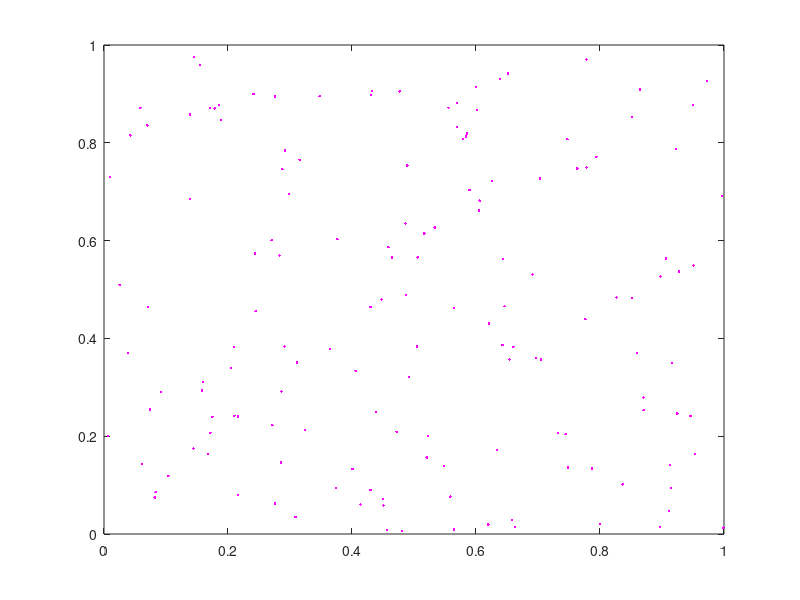

Recreate this plot in MATLAB.
coherence = 1; %values from 0-1
%coherence = 0.5; 
aperture_diameter = 15; %degrees visual angle, given monWidth = 40cm and Viewing Distance from monitor = 53cm
velocity = 50; %degrees per second
motion_direction = 180; %0=right, 180=left, 90=up, 270=down
maxdotsperframe = 50; % by trial and error.  Depends on graphics card
%maxdotsperframe = 400; 
%stim_duration = 0.834; %in seconds
stim_duration = 1; %in seconds  %GCD: shortened to reduce # frames
n_trials = 5;
iti = 1.2 ;%in seconds

load('variables_for_greg_testing.mat');
dotInfo.apXYD = [0 90 aperture_diameter*10];
dotInfo.speed = velocity*10;
dotInfo.dir = motion_direction;
dotInfo.maxDotsPerFrame = maxdotsperframe;
dotInfo.maxDotTime = stim_duration;
  %(dont ask me why we have 3 separate coherence variables in the structure,i have no idea just havent gotten around to fixing)
dotInfo.coherences = coherence;
dotInfo.cohSet = coherence;
dotInfo.coh = coherence;
iti_time_frames = round(iti/ifi); 

%ifi = Screen('GetFlipInterval', curWindow);
%refresh_rate = 1/ifi; 


    % Seed the random number generator
    rseed = sum(100*clock);
    rng(rseed,'v5uniform');
        

    coh = dotInfo.coh;
    apD = dotInfo.apXYD(:,3); % diameter of aperture
    center = repmat([xCenter yCenter],size(dotInfo.apXYD(:,1)));

    center = [center(:,1) + dotInfo.apXYD(:,1)/10*(ExpInfo.ppd) center(:,2) - ...
    dotInfo.apXYD(:,2)/10*ExpInfo.ppd]; % where you want the center of the aperture

    center(:,3) = dotInfo.apXYD(:,3)/2/10*ExpInfo.ppd; % add diameter
    d_ppd = floor(apD/10 * ExpInfo.ppd);	% size of aperture in pixels
    dotSize = dotInfo.dotSize; 
    
    ndots = min(dotInfo.maxDotsPerFrame,ceil(16.7 * apD .* apD * 0.01 / refresh_rate));
    
        
% Don't worry about pre-allocating, the number of dot fields should never be 
% large enough to cause memory problems.
for df = 1 : dotInfo.numDotField
    % dxdy is an N x 2 matrix that gives jumpsize in units on 0..1
    %   deg/sec * ap-unit/deg * sec/jump = ap-unit/jump
    dxdy{df} = repmat((dotInfo.speed(df)/10) * (10/apD(df)) * ...
        (3/refresh_rate) * [cos(pi*dotInfo.dir(df)/180.0), ...
        -sin(pi*dotInfo.dir(df)/180.0)], ndots(df),1);    
    ss{df} = rand(ndots(df)*3, 2); % array of dot positions raw [x,y]
    % Divide dots into three sets
    Ls{df} = cumsum(ones(ndots(df),3)) + repmat([0 ndots(df) ndots(df)*2], ... 
        ndots(df), 1);
    loopi(df) = 1; % loops through the three sets of dots
end

%figure;
%plot(ss{1}(:,1),ss{1}(:,2), 'k.');
%GCD: note, the dots look random here

% Loop length is determined by the field "dotInfo.maxDotTime". If none is given, 
% loop until "continue_show=0" is set by other means (eg. user response), 
% otherwise loop until dotInfo.maxDotTime. Always one video frame per loop.

if ~isfield(dotInfo,'maxDotTime') || (isempty(dotInfo.maxDotTime) && ndots>0)
    continue_show = -1;
elseif ndots > 0
    continue_show = round(dotInfo.maxDotTime*refresh_rate);
else
    continue_show = 0;
end

dontclear = 0; % 0 for clear drawing, 1 for incremental drawing (does not clear buffer after flip)

% The main loop
frames = 0;
figure;
figure('visible', 'off')
r = round(ExpInfo.fixpoint_size_pix/2); 


% How dots are presented: 1st group of dots are shown in the first frame, a 2nd 
% group are shown in the second frame, a 3rd group shown in the third frame.
% Then in the next (4th) frame, some percentage of the dots from the 1st frame 
% are replotted according to the speed/direction and coherence. Similarly, the 
% same is done for the 2nd group, etc.
  %Turn on fixation point Initially
%  Screen('FillOval',curWindow,fix_point_color,[(xCenter-r) (yCenter-r) (xCenter+r) (yCenter+r)]);

%        Screen('DrawingFinished',curWindow,dontclear);

while continue_show
            x = nan(1,1);
            y = nan(1,1);
       
            d = sqrt(((x-h_voltage).^2)+((y-k_voltage).^2));
            if d > ExpInfo.rew_radius_volts
                %Timeout for Failure to fixate on fixation
%                Screen('FillRect', curWindow, [0 0 0]);
%                Screen('Flip', curWindow);
                rdk_timeout = 1;
                break
            else
                rdk_timeout = 0; 
            end

    for df = 1 : dotInfo.numDotField
        % ss is the matrix with 3 sets of dot positions, dots from the last 2 
        %   positions and current dot positions
        % Ls picks out the set (e.g., with 5 dots on the screen at a time, 1:5, 
        %   6:10, or 11:15)
        
        % Lthis has the dot positions from 3 frames ago, which is what is then
        Lthis{df}  = Ls{df}(:,loopi(df));
        
        % Moved in the current loop. This is a matrix of random numbers - starting 
        % positions of dots not moving coherently.
        this_s{df} = ss{df}(Lthis{df},:);

        %hold on; plot(this_s{1}(:,1),this_s{1}(:,2), 'r.');
        %GCD: note, the red dots still look random here

        % Update the loop pointer
        loopi(df) = loopi(df)+1;
        
        if loopi(df) == 4
            loopi(df) = 1;
        end
        
        % Compute new locations, how many dots move coherently
        L = rand(ndots(df),1) < coh(df);
        % Offset the selected dots
        this_s{df}(L,:) = bsxfun(@plus,this_s{df}(L,:),dxdy{df}(L,:));
    %    this_s{df}(L,:) = this_s{df}(L,:) + dxdy{df}(L,:);
    
        %hold on; plot(this_s{1}(:,1),this_s{1}(:,2), 'g.');
        %GCD: note, the green dots look shifted appropriately relative to
        %the red ones
    
        if sum(~L) > 0
            this_s{df}(~L,:) = rand(sum(~L),2);	% get new random locations for the rest
        end
        
        % Check to see if any positions are greater than 1 or less than 0 which 
        % is out of the square aperture, and replace with a dot along one of the
        % edges opposite from the direction of motion.
        N = sum((this_s{df} > 1 | this_s{df} < 0)')' ~= 0;
        
        % This code for dot wrapping does not work.  It creates vertical stripes of dots
        % and also did not work for oblique directions, Greg DeAngelis, 6/23/23 
%         if sum(N) > 0
%             xdir = sin(pi*dotInfo.dir(df)/180.0);
%             ydir = cos(pi*dotInfo.dir(df)/180.0);
%             % Flip a weighted coin to see which edge to put the replaced dots
%             if rand < abs(xdir)/(abs(xdir) + abs(ydir))
%                 this_s{df}(find(N==1),:) = [rand(sum(N),1),(xdir > 0)*ones(sum(N),1)];
%             else
%                 this_s{df}(find(N==1),:) = [(ydir < 0)*ones(sum(N),1),rand(sum(N),1)];
%             end
%         end

        % NEW code for dot wrapping, Greg DeAngelis, 6/23/23 
        if sum(N) > 0
             dots_outside = this_s{df}(find(N==1),:);
             dots_outside(dots_outside(:,1) > 1,1) = dots_outside(dots_outside(:,1) > 1,1) - 1; %if horizontal location >1, subtract 1
             dots_outside(dots_outside(:,1) < 0,1) = dots_outside(dots_outside(:,1) < 0,1) + 1; %if horizontal location <0, add 1
             dots_outside(dots_outside(:,2) > 1,2) = dots_outside(dots_outside(:,2) > 1,2) - 1; %if vertical location >1, subtract 1
             dots_outside(dots_outside(:,2) < 0,2) = dots_outside(dots_outside(:,2) < 0,2) + 1; %if vertical location <0, add 1
             this_s{df}(find(N==1),:) = dots_outside;
         end
        
        %hold on; plot(this_s{1}(:,1),this_s{1}(:,2), 'b.');
        %GCD: note, still think it looks OK here
        
        % Convert for plot
        this_x{df} = floor(d_ppd(df) * this_s{df});	% pix/ApUnit

        %figure; plot(this_x{1}(:,1),this_x{1}(:,2), 'b.');
        %GCD: note, don't see a problem here yet
        
        % It assumes that 0 is at the top left, but we want it to be in the 
        % center, so shift the dots up and left, which means adding half of the 
        % aperture size to both the x and y directions.
        dot_show{df} = (this_x{df} - d_ppd(df)/2)';
    end
    
    % After all computations, flip to draws dots from the previous loop. For the
    % first time, this doesn't draw anything.
%    Screen('Flip', curWindow,0,dontclear);

  
    
    % Now do the actual drawing commands, although nothing is drawn until next        
    for df = 1:dotInfo.numDotField
        % NaN out-of-circle dots                
        xyDis = dot_show{df};
        outCircle = sqrt(xyDis(1,:).^2 + xyDis(2,:).^2) + dotInfo.dotSize/2 > center(df,3);        
        dots2Display = dot_show{df};
        dots2Display(:,outCircle) = NaN;
        
%        Screen('DrawDots',curWindow,dots2Display,dotSize,dotInfo.dotColor,center(df,1:2));
    end
    
%        Screen('FillOval',curWindow,fix_point_color,[(xCenter-r) (yCenter-r) (xCenter+r) (yCenter+r)]);
 %       Screen('DrawingFinished',curWindow,dontclear);
 

    
    frames = frames + 1;
    
    
       
    for df = 1 : dotInfo.numDotField
        % Update the dot position array for the next loop
        ss{df}(Lthis{df}, :) = this_s{df};
    end

    %figure;
    plot(ss{1}(:,1),ss{1}(:,2), 'm.');
    xlim([0, 1]);
    M(:,frames) = getframe;
    %GCD: note, the dots look random here

    % Check for the end of loop
    continue_show = continue_show - 1;

end

% Present the last frame of dots
%Screen('Flip',curWindow,0,dontclear);

figure;
movie(M,3,60);
    